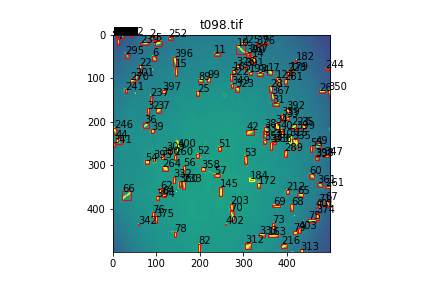
#> input picture mitosis_phc/t098.tif, 432 x 288 px, found by its file name
$ python create_imgs.py   (older library calls are emulated)
#> lines starting #> are read from the running program, lines starting #| are printed output that depends on the picture
import numpy as np
import pandas as pd
from pdb import set_trace as bp
from PIL import Image, ImageFilter
import cv2
from skimage import color
from skimage import io
import matplotlib.pyplot as plt
import math
from scipy import ndimage as ndi
from skimage.feature import peak_local_max
import imageio


##
##
def con_stretch(img):
    c = 255
    d = 0
    b = 255
    for row in img:
        for pix in row:
            c = pix if pix < c else c
            d = pix if pix > d else d

    for row in range(len(img)):
        for x in range(len(img[row])):
            img[row][x] = (img[row][x] - c)*(b/(d-c))

def background_subtract(img, N, M):
    if (M == 0):
        A = fast_min_max_filter(img, N, True)
        B = fast_min_max_filter(img, N, False)
    elif (M == 1):
        A = fast_min_max_filter(img, N, False)
        B = fast_min_max_filter(img, N, True)
    #B = B-B.min()
    O = img - B
    con_stretch(O)
    return O

def fast_min_max_filter(img, N, max_neighbour):
    #out = np.zeros_like(img)
    out =  np.zeros(np.shape(img))
    col_values = np.zeros(np.shape(img))
    for y in range(len(img)):
        for i in range(N):
            low = y-N if y-N > 0 else 0
            high = y+N if y+N < len(img) else len(img)-1
            #bp()
            col_values[y][i] = img.T[i][low:high+1].max() if max_neighbour == True else  img.T[i][low:high+1].min()

        for x in range(len(img[y])):
            low = y-N if y-N > 0 else 0
            high = y+N if y+N < len(img) else len(img)-1
            if x+N < len(img[y]):
                col_values[y][x+N] = img.T[x+N][low:high+1].max() if max_neighbour == True else img.T[x+N][low:high+1].min()
            low_col = x-N if x-N > 0 else 0
            high_col = x+N if x+N < len(img[y]) else len(img[y])-1
            out[y][x] = col_values[y][low_col:high_col+1].max() if max_neighbour == True else col_values[y][low_col:high_col+1].min()
    return out
##
#imgp1 = cv2.imread("./Image_Sequences/PhC-C2DL-PSC/Sequence 1/t001.tif")
path = "./Image_Sequences/PhC-C2DL-PSC/Sequence 1/t098.tif"
mask_path = "./Image_Sequences/PhC-C2DL-PSC/Sequence 1 Masks/t098mask.tif"

#image = Image.open(path).convert('L')
image = np.array(Image.open(path))
#> image is the input picture: shape (288, 432, 4); mean R, G, B, A 171.7, 202, 200.9, 255

whole_img = Image.open(mask_path)
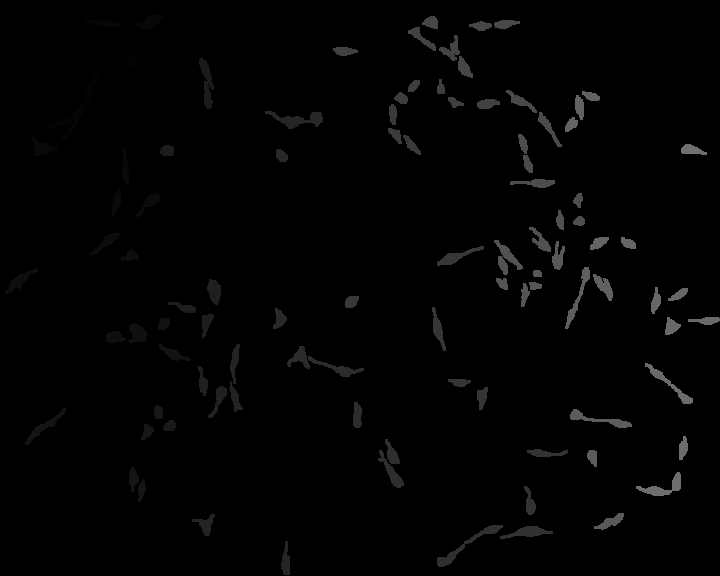
#> input picture phc/Sequence 1 Masks/t098mask.tif, 720 x 576 px, found by its file name
#> whole_img is the input picture: PIL image 720x576 I;16; min 0, max 111, mean 2.5
#whole_img = np.array(Image.open(mask_path))
mask =  Image.open(mask_path)
mask = np.array(mask)
#whole_img.show()
whole_img = np.array(whole_img)

##
fig=plt.figure()
fig.add_subplot(2, 2, 1)
plt.imshow(image)

img = background_subtract(image.copy(), 4, 0)
#> the loop in fast_min_max_filter, `for y in range(len(img)):` made 1 pass
#> after the loop in fast_min_max_filter, `for y in range(len(img)):`:
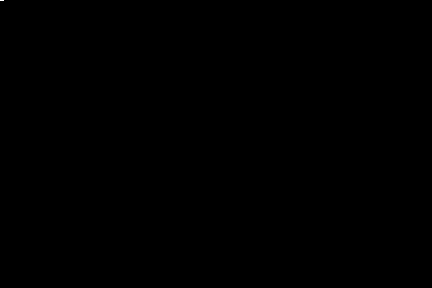
#> col_values: shape (288, 432, 4) float64; mean of channels 0, 1, 2, 3 0, 0, 0, 0; drawn as B, G, R
#> after the loop in fast_min_max_filter, `for y in range(len(img)):`: out: shape (288, 432, 4) float64; every value is 0
#> (the run stopped early here; a loop or call above may not have finished)
